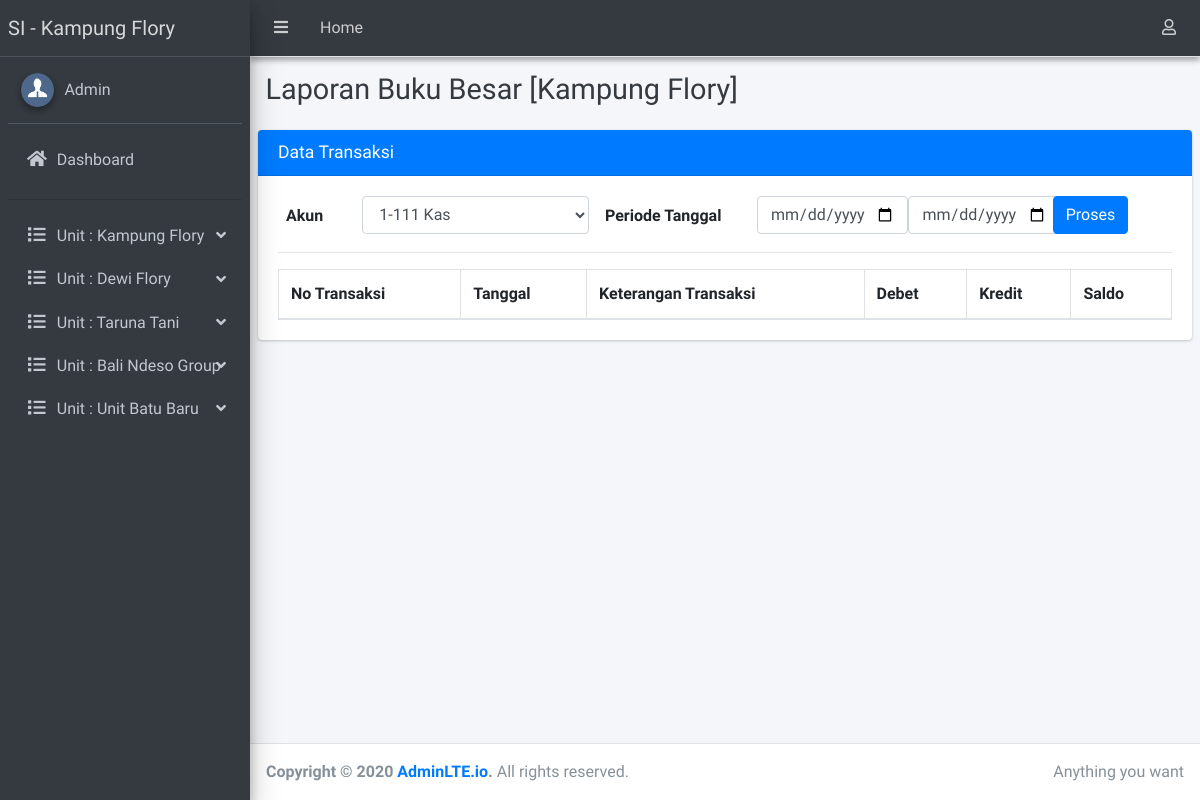
Page /admin/index.php?hal=lap_buku_besar&id=1 on the committed database.
### tables this page shows
CREATE TABLE `tb_unit` (
  `id_unit` int(11) NOT NULL,
  `nama_unit` varchar(30) DEFAULT NULL,
  `jenis_usaha` varchar(100) DEFAULT NULL
);

### setting/crud.php (called while the page is built, shortened)
<?php
    function caridata($conn,$qry){
    $row = $conn->query($qry)->fetch_array();
    return $row[0];
  }
?>

### admin/lap_buku_besar.php (the view, shortened to what this page needs)
<div class="content-header">
  <div class="container-fluid">
    <div class="row mb-2">
      <div class="col-sm-12">
        <h1 class="m-0 text-dark">Laporan Buku Besar [<?=caridata($mysqli,"select nama_unit from tb_unit where id_unit='".$_GET['id']."'")?>]</h1>
      </div>
    </div>
  </div>
</div>
<section class="content">
  <div class="row">
    <div class="col-12">
      <div class="card card-primary">
        <div class="card-header">
          <h3 class="card-title primary">Data Transaksi </h3>
        </div>
        <div class="card-body">
          <?php
          $id_unit=$_GET['id'];
          if(isset($_POST['par1'])){
            $par1=$_POST['par1'];
            $par2=$_POST['par2'];
            $id_akun=$_POST['id_akun'];
            $where="where id_unit='$id_unit' and (tanggal between '$par1' and '$par2') and kode_akun='$id_akun'";
          }else{
            $par1="";
            $par2="";
            $id_akun="";
          }
          ?>
          <form role="form" id="quickForm" action="?hal=lap_buku_besar&id=<?=$id_unit?>" method="post">
            <div class="form-group row">
              <label for="nama" class="col-1 m-2">Akun</label>
              <select class="form-control select2 col-3" name="id_akun">
                <?php
                $query="SELECT * from tb_akun";
                $result=$mysqli->query($query);
                $num_result=$result->num_rows;
                if ($num_result > 0 ) {
                  while ($data=mysqli_fetch_assoc($result)) { ?>
                    <option value="<?=$data['kode_akun']?>" <?=isselect(@$id_akun,$data['kode_akun'])?>><?=$data['kode_akun'].' '.$data['nama_akun']?></option>
                  <?php }
                }
                ?>
              </select>
              <label  for="nama" class="col-2 m-2">Periode Tanggal</label>
              <input type="date" name="par1" class="form-control col-2" value="<?=@$par1?>" required="">
              <input type="date" name="par2" class="form-control col-2" value="<?=@$par2?>" required="">
              <div class="col-1">
                <input type="submit" name="proses" class="btn btn-primary" style="float: right" value="Proses">
              </div>
            </div>
          </form>
          <hr>
          <table id="example3" class="table table-bordered table-hover">
            <thead>
              <tr>
                <th>No Transaksi</th>
                <th>Tanggal</th>
                <th>Keterangan Transaksi</th>
                <th>Debet</th>
                <th>Kredit</th>
                <th>Saldo</th>
              </tr>
            </thead>
              </table>
            </div>
          </div>
        </div>
      </div>
    </section>

### admin/_menu.php (shortened to what this page needs)
<li class="nav-item">
	<a href="?hal=beranda" class="nav-link">
		<i class="nav-icon fas fa-home"></i>
		<p> Dashboard </p>
	</a>
</li>
<li class="nav-item">
	<hr>
</li>
<?php
$query="SELECT * from tb_unit";
$result=$mysqli->query($query);
$num_result=$result->num_rows;
if ($num_result > 0 ) {
	while ($data=mysqli_fetch_assoc($result)) {
		extract($data);  ?>
		<li class="nav-item has-treeview">
			<a href="#" class="nav-link">
				<i class="nav-icon fas fa-list"></i>
				<p>
					Unit : <?=$nama_unit;?>
					<i class="fas fa-angle-down right"></i>
				</p>
			</a>
		</li>
		<?php } } ?>

### rows in the picture
tb_unit: nama_unit "Kampung Flory"
tb_unit: nama_unit "Dewi Flory"
tb_unit: nama_unit "Taruna Tani"
tb_unit: nama_unit "Bali Ndeso Group"
tb_unit: nama_unit "Unit Batu Baru"

### other values in the picture
form field id_akun "1-111 Kas"
